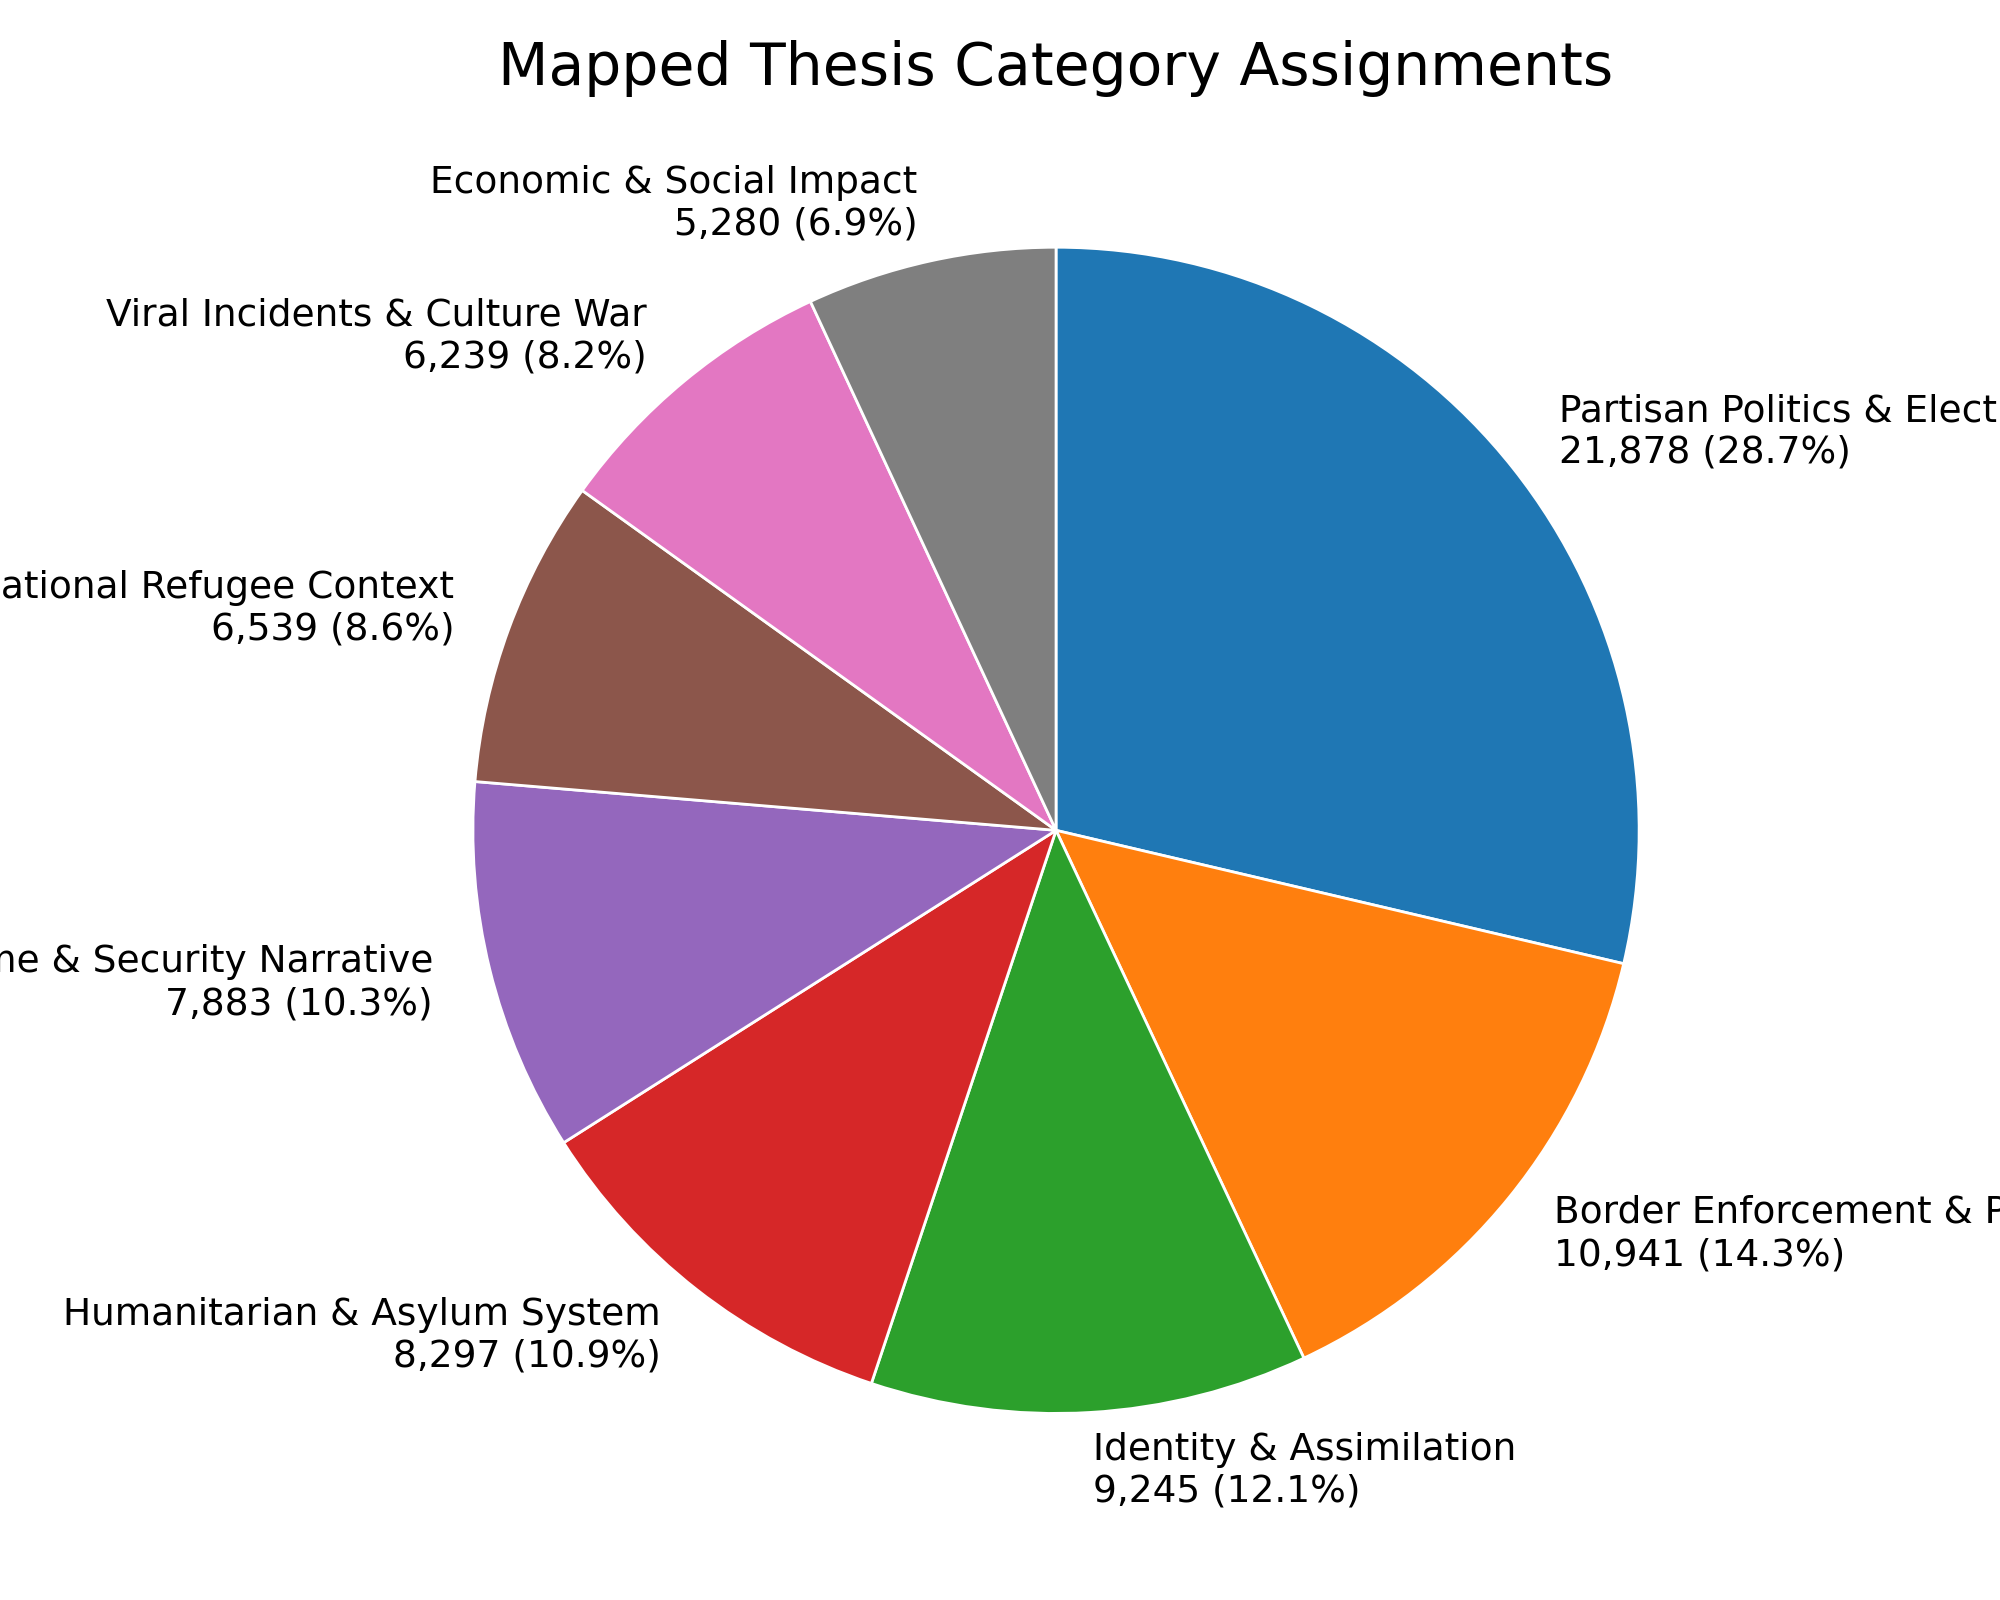

Recreate this plot in Python.
#!/usr/bin/env python3
"""Plot a pie chart of mapped thesis-category assignment counts."""

from __future__ import annotations

import csv
from collections import Counter
from pathlib import Path

SCRIPT_DIR = Path(__file__).resolve().parent
DEFAULT_INPUT = SCRIPT_DIR / "sentence_topics_remapped_with_emotions.csv"
DEFAULT_OUTPUT = SCRIPT_DIR / "category_assignment_pie.png"
CATEGORY_SEP = " | "

COLORS = [
    "#1f77b4",
    "#ff7f0e",
    "#2ca02c",
    "#d62728",
    "#9467bd",
    "#8c564b",
    "#e377c2",
    "#7f7f7f",
]


def load_category_counts(path: Path) -> Counter[str]:
    counts: Counter[str] = Counter()
    with path.open(newline="", encoding="utf-8") as f:
        reader = csv.DictReader(f)
        for row in reader:
            raw = (row.get("thesis_categories") or "").strip()
            if not raw or raw == "Unmapped":
                continue
            categories = [part.strip() for part in raw.split(CATEGORY_SEP) if part.strip()]
            for category in categories:
                counts[category] += 1
    return counts


def main() -> None:
    import matplotlib

    matplotlib.use("Agg")
    import matplotlib.pyplot as plt

    counts = load_category_counts(DEFAULT_INPUT)
    if not counts:
        raise SystemExit("No mapped thesis categories found.")

    labels = []
    values = []
    total = sum(counts.values())
    for category, count in counts.most_common():
        pct = 100 * count / total
        labels.append(f"{category}\n{count:,} ({pct:.1f}%)")
        values.append(count)

    fig, ax = plt.subplots(figsize=(10, 8))
    ax.pie(
        values,
        labels=labels,
        colors=COLORS[: len(values)],
        startangle=90,
        counterclock=False,
        wedgeprops={"edgecolor": "white", "linewidth": 1},
        textprops={"fontsize": 13.5},
    )
    ax.set_title("Mapped Thesis Category Assignments", fontsize=21)
    fig.tight_layout()
    fig.savefig(DEFAULT_OUTPUT, dpi=200)
    plt.close(fig)

    print(f"Wrote pie chart to {DEFAULT_OUTPUT}")


if __name__ == "__main__":
    main()
